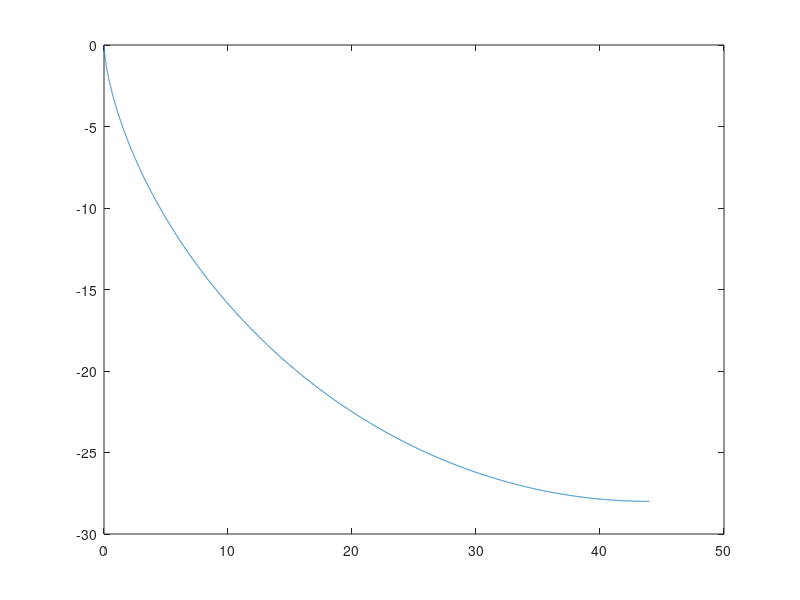

Here is the MATLAB script that generated this plot: (Note: this script raises an error after producing the figure.)
clear all
close all
clc

global GRAVITY BALLRADIUS INERTIA DELTA_TIME MASS
GRAVITY = -9.81;
BALLRADIUS = 1;
MASS = 1;
INERTIA = (2/5)*MASS*BALLRADIUS^2; 

% Decrase for precision
DELTA_TIME = 0.01;

CURVE_SIZE = 14; % Scales brachistochrone curve
DIVISIONS = 10000;
t = linspace(0, pi, DIVISIONS); %%define t for parametric equations (1000 divisions)

x = (CURVE_SIZE)*(t-sin(t)); %% x equation
y = (CURVE_SIZE)*(-1+cos(t)); %% y equation

% Plot the Brachistochrone curve
plot(x,y)

%% Find Slopes 
% I can do this two ways, I can either use equation or just do
% delta y/delta x

slopes_theta = atan2(y, x);
%% Set slopes and calculate velocity

setOldVelocity(0.01,0.01);
oldPosition = [0,0];


elapsedTime = 0;
velocities = 1:length(slopes_theta);
accelerations = 1:length(slopes_theta);

for idx = 1:length(slopes_theta)
    setTheta(slopes_theta(idx));
    
    [delta_position, finalVelocity] = slopeNoSlipping;
    
    % In the original slope algorithm, we used 
    % delta_position = delta_time * velocity from slopeNoSlipping function
    % for position. Then, we checked at the end if it had reached the end.
    % For the brachistochrone, we know the points positions and calculate
    % the average time it would take the point to reach the next point
    
    
    if idx == 1
        velocities(idx) = norm(finalVelocity);
    else
        velocities(idx) = norm(finalVelocity);
        delta_time = norm([x(idx) - x(idx -1), y(idx) - y(idx -1)]) / norm(finalVelocity);
        accelerations(idx) = getOldVelocity(3) / (delta_time);
        elapsedTime = delta_time + elapsedTime;
        
    end

    setOldVelocity(finalVelocity(1),finalVelocity(2));
    
end

%%test

%test 2
%%%
%%




%